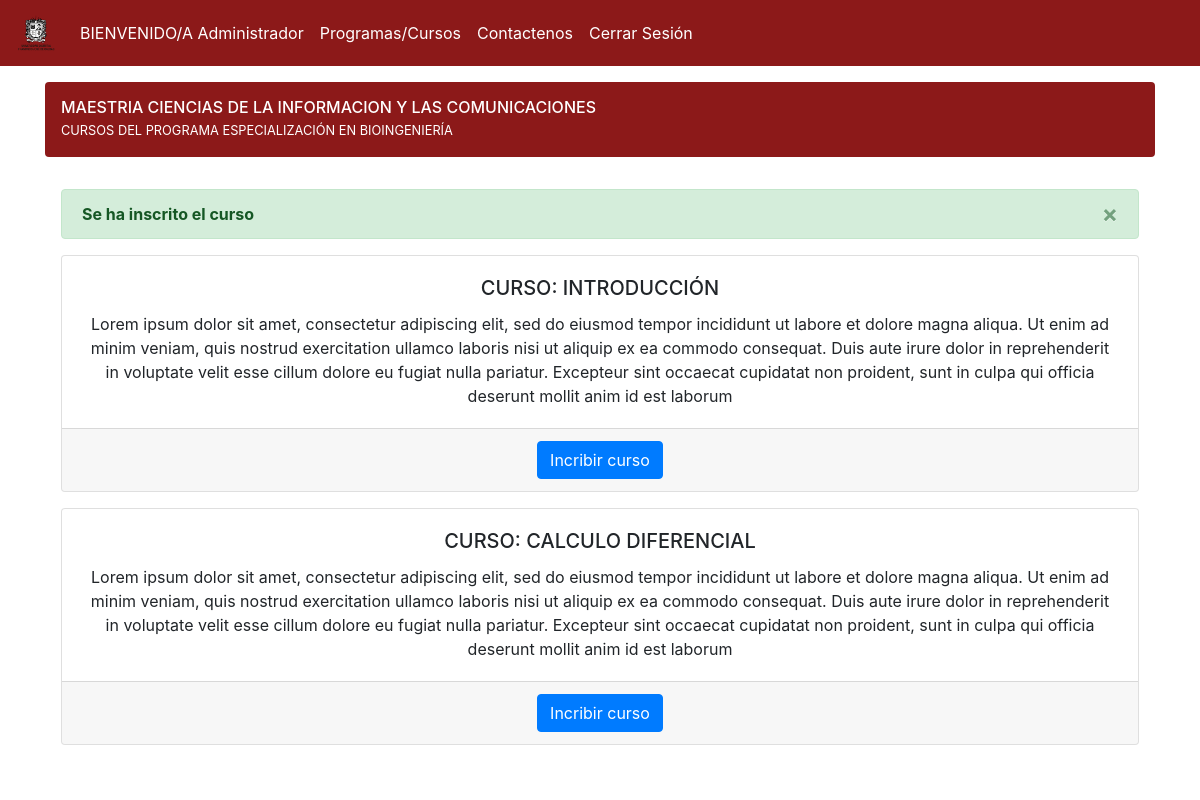
Screenshot of /detalle-programa/1/ (signed in) with the database file from the repository.
### web/models.py (models this page shows, shortened)
class Usuario(AbstractUser):
    identificacion = models.CharField(
        max_length = 30,
        blank = True,
        null = True,
        verbose_name = 'Identificación',
        )
    telefono = models.CharField(
        max_length = 30,
        blank = True,
        null = True,
        verbose_name = 'Teléfono',
        )
    codigo = models.CharField(
        max_length = 30,
        blank = True,
        null = True,
        verbose_name = 'Código',
        )
    edad = models.IntegerField(
        blank = True,
        null = True,
        verbose_name = 'Edad',
        )
    resultado_examen = models.CharField(
        max_length = 30,
        blank = True,
        null = True,
        verbose_name = 'Resultado examen de admisión',
        )
    pais = models.ForeignKey(
        'Pais',
        blank = True,
        null = True,
        verbose_name = 'País',
        on_delete=models.CASCADE
        )
    ciudad = models.ForeignKey(
        'Ciudad',
        blank = True,
        null = True,
        verbose_name = 'Ciudad',
        on_delete=models.CASCADE
        )
    genero = models.ForeignKey(
        'Genero',
        blank = True,
        null = True,
        verbose_name = 'Genero',
        on_delete=models.CASCADE
        )
    tipo_identificacion = models.ForeignKey(
        'TipoIdentificacion',
        blank = True,
        null = True,
        verbose_name = 'Tipo de identificación',
        on_delete=models.CASCADE
        )
    pregrado_egreso = models.ForeignKey(
        'PregradosEgreso',
        blank = True,
        null = True,
        verbose_name = 'Pregrado de egreso',
        on_delete=models.CASCADE
        )
    colegio_egreso = models.ForeignKey(
        'ColegioEgreso',
        blank = True,
        null = True,
        verbose_name = 'Colegio de egreso',
        on_delete=models.CASCADE
        )
    nota_pregrado = models.CharField(
        max_length = 5,
        blank = True,
        null = True,
        verbose_name = 'Nota pregrado',
        )
    class Meta:
        verbose_name = u'Usuario'
        verbose_name_plural = u'Usuarios'

class Programa(models.Model):
    codigo = models.CharField(
        max_length = 30,
        verbose_name = 'Código',
        )
    nombre = models.CharField(
        max_length = 250,
        verbose_name = 'Nombre del programa',
        )
    descripcion = models.TextField(
        verbose_name=u'Descripción del programa',
        )
    activo = models.BooleanField(
        default = True,
        verbose_name = u'Activo',
    )
    snies = models.CharField(
        max_length = 250,
        verbose_name = 'SNIES del programa',
        )
    direccion = models.CharField(
        max_length = 250,
        verbose_name = 'Dirección del programa',
        )
    email = models.CharField(
        max_length = 250,
        verbose_name = 'Email del programa',
        )
    imagen = models.ImageField(
        verbose_name=u'Imagen del programa',
        upload_to='imagenes_programas/',
        max_length=255,
        help_text='80x80',
        null = True,
    )
    telefono = models.CharField(
        max_length = 250,
        verbose_name = 'Teléfono del programa',
        )
    duracion = models.IntegerField(
        verbose_name = u'Duración',
    )
    cordinador = models.ForeignKey(
        'Usuario',
        verbose_name = 'Coordinador',
        on_delete=models.CASCADE
        )
    facultad = models.ForeignKey(
        'Facultad',
        blank = True,
        null = True,
        verbose_name = 'Facultad',
        on_delete=models.CASCADE
        )
    modalidad = models.ForeignKey(
        'Modalidad',
        blank = True,
        null = True,
        verbose_name = 'Modalidad',
        on_delete=models.CASCADE
        )
    jornada = models.ForeignKey(
        'Jornada',
        blank = True,
        null = True,
        verbose_name = 'Jornada',
        on_delete=models.CASCADE
        )
    plan_estudio = models.FileField(
        upload_to='./planes',
        verbose_name=u'Plan de estudio',
        )
    cursos = models.ManyToManyField(
        'Curso',
        verbose_name=u'Cursos del programa'
        )
    class Meta:
        verbose_name = u'Programa'
        verbose_name_plural = u'Programas'

class Curso(models.Model):
    codigo = models.CharField(
        max_length = 30,
        verbose_name = 'Código',
        )
    nombre = models.CharField(
        max_length = 250,
        verbose_name = 'Nombre del curso',
        )
    descripcion = models.TextField(
        verbose_name=u'Descripción del curso',
        )
    profesor = models.ForeignKey(
        'Usuario',
        blank = True,
        null = True,
        verbose_name = 'Profesor',
        on_delete=models.CASCADE
        )
    semestre = models.IntegerField(
        verbose_name = u'Semestre',
    )
    contenido_pdf = models.FileField(
        upload_to='./contenidos',
        verbose_name=u'Contenido del curso PDF',
        )
    curso_pre = models.ForeignKey(
        'self',
        blank = True,
        null = True,
        verbose_name = 'Curso Pre-requisito',
        on_delete=models.CASCADE
        )
    num_estudiantes = models.IntegerField(
        verbose_name = u'Número de estudiantes inscritos',
    )
    class Meta:
        verbose_name = u'Curso'
        verbose_name_plural = u'Cursos'

### web/views.py (the view)
# urls.py: url(r'^detalle-programa/(?P<id>\d+)/$',views.detalle_programa.as_view(), name = 'detalle_programa'),
class detalle_programa(View):
    def get(self, request, id):
        programa = Programa.objects.filter(id = id)
        nop = False
        noc = False
        insc = False
        fin = False
        maxc = False
        if 'nop' in request.session:
            nop = request.session['nop']
            request.session['nop'] = False
        if 'noc' in request.session:
            noc = request.session['noc']
            request.session['noc'] = False
        if 'insc' in request.session:
            insc = request.session['insc']
            request.session['insc'] = False
        if 'fin' in request.session:
            fin = request.session['fin']
            request.session['fin'] = False
        if 'maxc' in request.session:
            maxc = request.session['maxc']
            request.session['maxc'] = False
        if len(programa) > 0:
            context = {'cursos':programa[0].cursos.all(), 'programa':programa[0], 'nop': nop, 'noc':noc, 'fin':fin,'insc':insc, 'maxc':maxc}
        else:
            context = ""
        return render(request, 'detalle-programa.html', context)

### web/templates/detalle-programa.html (shortened to what this page needs)
{% extends "base-web.html" %}
{% load static %}
{% block content %}
<main role="main" class="container">
    <div class="d-flex align-items-center p-3 my-3 text-white bg-purple rounded box-shadow bg-principal">
        <div class="lh-100">
            <h6 class="mb-0 lh-100">MAESTRIA CIENCIAS DE LA INFORMACION Y LAS COMUNICACIONES</h6>
            <small>CURSOS DEL PROGRAMA {{ programa.nombre|upper }}</small>
        </div>
    </div>
    <div class="my-3 p-3 bg-white rounded box-shadow">
        {% if nop is True %}
        <div class="alert alert-danger alert-dismissible fade show" role="alert">
            <strong>El usuario no se encuentra inscrito al programa</strong>
            <button type="button" class="close" data-dismiss="alert" aria-label="Close">
                <span aria-hidden="true">&times;</span>
            </button>
        </div>
        {% elif insc is True  %}
        <div class="alert alert-success alert-dismissible fade show" role="alert">
            <strong>Se ha inscrito el curso</strong>
            <button type="button" class="close" data-dismiss="alert" aria-label="Close">
                <span aria-hidden="true">&times;</span>
            </button>
        </div>
        {% endif %}
        {% for curso in cursos %}
        <div class="card text-center mb-3">
            <div class="card-body">
                <h5 class="card-title">CURSO: {{ curso.nombre|upper }}</h5>
                <p class="card-text">{{ curso.descripcion }}</p>
            </div>
            <div class="card-footer text-muted">
                {% if user.is_authenticated %}
                <a href="/inscribir/{{ programa.id }}/{{ curso.id }}" class="btn btn-primary bg-button">Incribir
                    curso</a>
                {% endif %}
            </div>
        </div>
        {% endfor %}
    </div>
</main>
{% endblock %}

### web/templates/base-web.html (shortened to what this page needs)
{% load static %}
<!doctype html>
<html lang="en">
  <head>
    <link rel="stylesheet" href="https://stackpath.bootstrapcdn.com/bootstrap/4.5.0/css/bootstrap.min.css">
    <link rel="stylesheet" href="{% static 'css/base.css'%}"/>
  </head>
  <body>
    <div class="container-fluid p-0">
        {% block navbar %}
        <nav class="navbar navbar-expand-lg navbar-light bg-navbar no-padding">
            <a class="navbar-brand" href=""><img src="{% static 'img/logo-ud.png'%}" class="logo-ud" /></a>
            <div class="collapse navbar-collapse" id="navbarSupportedContent">
              <ul class="navbar-nav mr-auto">
              {% if user.is_authenticated %}
              <li class="nav-item">
                  <a class="nav-link text-white" href="">BIENVENIDO/A {{ user.first_name}}</a>
                </li>
                {% endif %}
                <li class="nav-item">
                  <a class="nav-link text-white" href="/">Programas/Cursos</a>
                </li>
                <li class="nav-item">
                  <a class="nav-link text-white" href="/contactenos">Contactenos</a>
                </li>
                {% if not user.is_authenticated %}
                <li class="nav-item">
                    <a class="nav-link text-white" href="/iniciar-sesion">Inicar Sesión</a>
                  </li>
                  {% else %}
                  <li class="nav-item">
                    <a class="nav-link text-white" href="/cerrar-sesion">Cerrar Sesión</a>
                  </li>
                  {% endif %}
              </ul>
            </div>
          </nav>
          {% endblock %}
          {% block content %}
          {% endblock %}
    </div>
  </body>
</html>

### web/static/css/base.css (style rules this page uses)
.logo-ud { width: 40px; height: 40px; }
.bg-navbar { background-color: #8C1919; color: white; }
.bg-principal { background-color: #8C1919; }

### rows the page displays
Usuario: first_name "Administrador"
Programa: nombre "ESPECIALIZACIÓN EN BIOINGENIERÍA"
Curso: nombre "INTRODUCCIÓN", descripcion "Lorem ipsum dolor sit amet, consectetur adipiscing elit, sed do eiusmod tempor incididunt ut labore et dolore magna aliqua. Ut enim ad minim veniam, quis nostrud exercitation ullamco laboris nisi ut aliquip ex ea commodo consequat. Duis aute irure dolor in reprehenderit in voluptate velit esse cillum dolore eu fugiat nulla pariatur. Excepteur sint occaecat cupidatat non proident, sunt in culpa qui officia deserunt mollit anim id est laborum"
Curso: nombre "CALCULO DIFERENCIAL", descripcion "Lorem ipsum dolor sit amet, consectetur adipiscing elit, sed do eiusmod tempor incididunt ut labore et dolore magna aliqua. Ut enim ad minim veniam, quis nostrud exercitation ullamco laboris nisi ut aliquip ex ea commodo consequat. Duis aute irure dolor in reprehenderit in voluptate velit esse cillum dolore eu fugiat nulla pariatur. Excepteur sint occaecat cupidatat non proident, sunt in culpa qui officia deserunt mollit anim id est laborum"
